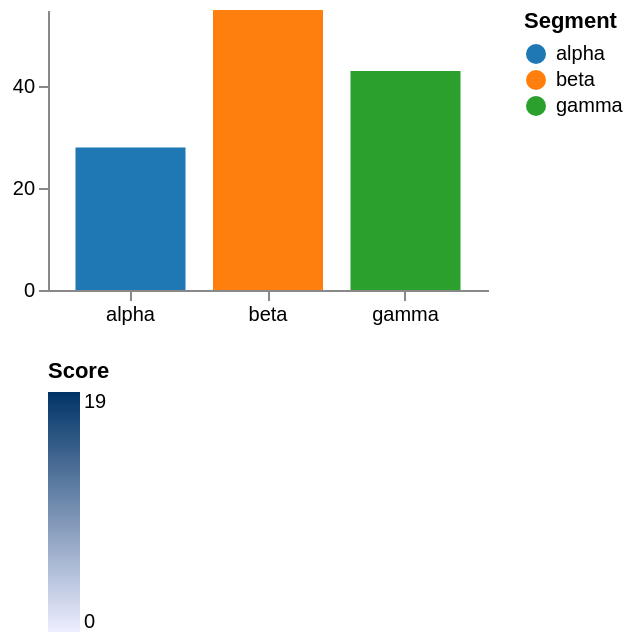

Write the Vega-Lite specification saved for this chart.
### Vega specification from a JSON file in a GitHub repository (floating-point values rounded to 4 significant figures)
{"$schema": "https://vega.github.io/schema/vega/v6.json", "description": "A symbol legend beside the chart and a gradient legend below it, so both legend forms and both placement axes are covered at once.", "width": 220, "height": 140, "padding": 5, "data": [{"name": "table", "values": [{"segment": "alpha", "amount": 28, "score": 4}, {"segment": "beta", "amount": 55, "score": 19}, {"segment": "gamma", "amount": 43, "score": 12}]}], "scales": [{"name": "x", "type": "band", "domain": {"data": "table", "field": "segment"}, "range": "width", "padding": 0.2}, {"name": "y", "type": "linear", "domain": {"data": "table", "field": "amount"}, "range": "height", "nice": true, "zero": true}, {"name": "segmentColour", "type": "ordinal", "domain": {"data": "table", "field": "segment"}, "range": {"scheme": "category10"}}, {"name": "scoreColour", "type": "linear", "domain": {"data": "table", "field": "score"}, "range": ["#eeeeff", "#003366"], "zero": true}], "axes": [{"orient": "bottom", "scale": "x"}, {"orient": "left", "scale": "y", "tickCount": 3}], "legends": [{"fill": "segmentColour", "title": "Segment"}, {"fill": "scoreColour", "title": "Score", "orient": "bottom", "gradientLength": 120}], "marks": [{"type": "rect", "from": {"data": "table"}, "encode": {"enter": {"x": {"scale": "x", "field": "segment"}, "width": {"scale": "x", "band": 1}, "y": {"scale": "y", "field": "amount"}, "y2": {"scale": "y", "value": 0}, "fill": {"scale": "segmentColour", "field": "segment"}}}}]}
